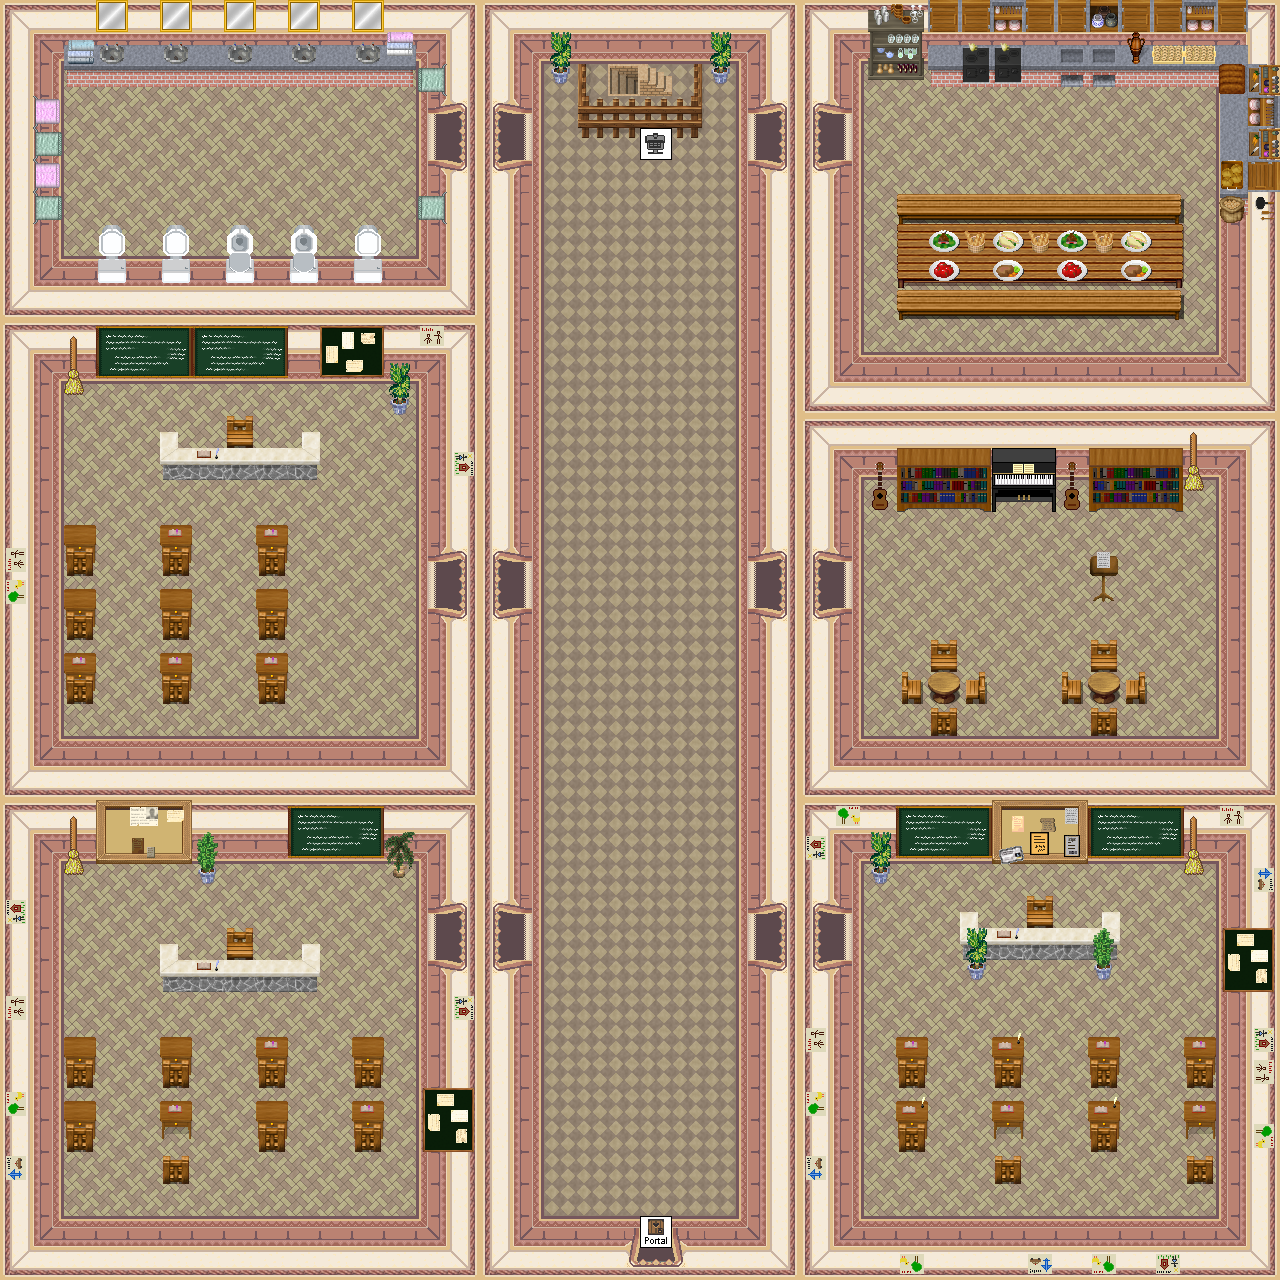

Tiled map render using the project's own tile images. Description and the map definition, with tile-layer contents summarised, below:
An orthogonal 40x40 tile map with 32x32 px tiles, 6 tile layers (0_floor, 1_terrain, 2_object, 3_roof, ...), 2 hidden layers not drawn, 43 tilesets.

<map version="1.0" tiledversion="1.1.6" orientation="orthogonal" renderorder="right-down" width="40" height="40" tilewidth="32" tileheight="32" infinite="0" nextobjectid="1">
 <tileset firstgid="1" name="logic/collision" tilewidth="32" tileheight="32" tilecount="1" columns="1">
  <image source="../../tileset/logic/collision.png" width="32" height="32" />
 </tileset>
 <tileset firstgid="2" name="wall" tilewidth="32" tileheight="32" tilecount="16" columns="2">
  <image source="../../tileset/building/wall/int_wall_pale.png" width="64" height="256" />
 </tileset>
 <tileset firstgid="18" name="wall2" tilewidth="32" tileheight="32" tilecount="20" columns="2">
  <image source="../../tileset/building/wall/int_wall_purple.png" width="64" height="320" />
 </tileset>
 <tileset firstgid="38" name="entrance" tilewidth="32" tileheight="32" tilecount="36" columns="9">
  <image source="../../tileset/building/entrance/pale_red_ns.png" width="288" height="128" />
 </tileset>
 <tileset firstgid="74" name="entrance details" tilewidth="32" tileheight="32" tilecount="6" columns="3">
  <image source="../../tileset/building/entrance/detail_ns.png" width="96" height="64" />
 </tileset>
 <tileset firstgid="80" name="pale_red_ew" tilewidth="32" tileheight="32" tilecount="48" columns="8">
  <image source="../../tileset/building/entrance/pale_red_ew.png" width="256" height="192" />
 </tileset>
 <tileset firstgid="128" name="detail_ew" tilewidth="32" tileheight="32" tilecount="6" columns="2">
  <image source="../../tileset/building/entrance/detail_ew.png" width="64" height="96" />
 </tileset>
 <tileset firstgid="134" name="brown_paving" tilewidth="32" tileheight="32" tilecount="2" columns="2">
  <image source="../../tileset/ground/brown_paving.png" width="64" height="32" />
 </tileset>
 <tileset firstgid="136" name="black_board" tilewidth="32" tileheight="32" tilecount="6" columns="3">
  <image source="../../tileset/item/black_board.png" width="96" height="64" />
 </tileset>
 <tileset firstgid="142" name="bulletin_board" tilewidth="32" tileheight="32" tilecount="9" columns="3">
  <image source="../../tileset/item/bulletin_board.png" width="96" height="96" />
 </tileset>
 <tileset firstgid="151" name="brush" tilewidth="32" tileheight="32" tilecount="3" columns="1">
  <image source="../../tileset/item/brush.png" width="32" height="96" />
 </tileset>
 <tileset firstgid="154" name="note_board" tilewidth="32" tileheight="32" tilecount="8" columns="2">
  <image source="../../tileset/item/documents/note_board.png" width="64" height="128" />
 </tileset>
 <tileset firstgid="162" name="books" tilewidth="32" tileheight="32" tilecount="4" columns="2">
  <image source="../../tileset/item/documents/books.png" width="64" height="64" />
 </tileset>
 <tileset firstgid="166" name="toilet" tilewidth="32" tileheight="32" tilecount="12" columns="3">
  <image source="../../tileset/furniture/bathroom/toilet.png" width="96" height="128" />
 </tileset>
 <tileset firstgid="178" name="basin" tilewidth="32" tileheight="32" tilecount="3" columns="3">
  <image source="../../tileset/furniture/bathroom/basin.png" width="96" height="32" />
 </tileset>
 <tileset firstgid="181" name="small_2" tilewidth="32" tileheight="32" tilecount="4" columns="2">
  <image source="../../tileset/furniture/picture/small_2.png" width="64" height="64" />
 </tileset>
 <tileset firstgid="185" name="stone_desk" tilewidth="32" tileheight="32" tilecount="16" columns="4">
  <image source="../../tileset/furniture/table/stone_desk.png" width="128" height="128" />
 </tileset>
 <tileset firstgid="201" name="desk" tilewidth="32" tileheight="32" tilecount="4" columns="2">
  <image source="../../tileset/furniture/table/desk.png" width="64" height="64" />
 </tileset>
 <tileset firstgid="205" name="cabinets" tilewidth="32" tileheight="32" tilecount="44" columns="4">
  <image source="../../tileset/furniture/kitchen/cabinets.png" width="128" height="352" />
 </tileset>
 <tileset firstgid="249" name="piano" tilewidth="32" tileheight="32" tilecount="4" columns="2">
  <image source="../../tileset/furniture/other/piano.png" width="64" height="64" />
 </tileset>
 <tileset firstgid="253" name="pedestal" tilewidth="32" tileheight="32" tilecount="2" columns="1">
  <image source="../../tileset/furniture/other/pedestal.png" width="32" height="64" />
 </tileset>
 <tileset firstgid="255" name="towels" tilewidth="32" tileheight="32" tilecount="24" columns="6">
  <image source="../../tileset/item/textile/towels.png" width="192" height="128" />
 </tileset>
 <tileset firstgid="279" name="bread" tilewidth="32" tileheight="32" tilecount="4" columns="4">
  <image source="../../tileset/item/food/bread.png" width="128" height="32" />
 </tileset>
 <tileset firstgid="283" name="bench" tilewidth="32" tileheight="32" tilecount="3" columns="3">
  <image source="../../tileset/furniture/table/bench.png" width="96" height="32" />
 </tileset>
 <tileset firstgid="286" name="wooden_rectangular" tilewidth="32" tileheight="32" tilecount="9" columns="3">
  <image source="../../tileset/furniture/table/wooden_rectangular.png" width="96" height="96" />
 </tileset>
 <tileset firstgid="295" name="meals_2" tilewidth="32" tileheight="32" tilecount="2" columns="1">
  <image source="../../tileset/item/food/meals_2.png" width="32" height="64" />
 </tileset>
 <tileset firstgid="297" name="meals_1" tilewidth="32" tileheight="32" tilecount="2" columns="2">
  <image source="../../tileset/item/food/meals_1.png" width="64" height="32" />
 </tileset>
 <tileset firstgid="299" name="food_preparation_2" tilewidth="32" tileheight="32" tilecount="4" columns="2">
  <image source="../../tileset/item/household/food_preparation_2.png" width="64" height="64" />
 </tileset>
 <tileset firstgid="303" name="item_shelf" tilewidth="32" tileheight="32" tilecount="6" columns="2">
  <image source="../../tileset/furniture/shelve/item_shelf.png" width="64" height="96" />
 </tileset>
 <tileset firstgid="309" name="green_bookshelf" tilewidth="32" tileheight="32" tilecount="6" columns="2">
  <image source="../../tileset/furniture/shelve/green_bookshelf.png" width="64" height="96" />
 </tileset>
 <tileset firstgid="315" name="dark_bookshelf_2" tilewidth="32" tileheight="32" tilecount="6" columns="3">
  <image source="../../tileset/furniture/shelve/dark_bookshelf_2.png" width="96" height="64" />
 </tileset>
 <tileset firstgid="321" name="wooden" tilewidth="32" tileheight="32" tilecount="1" columns="1">
  <image source="../../tileset/furniture/table/wooden.png" width="32" height="32" />
 </tileset>
 <tileset firstgid="322" name="wooden" tilewidth="32" tileheight="32" tilecount="5" columns="5">
  <image source="../../tileset/furniture/chair/wooden.png" width="160" height="32" />
 </tileset>
 <tileset firstgid="327" name="bulletin_board_items" tilewidth="32" tileheight="32" tilecount="96" columns="12">
  <image source="../../tileset/item/bulletin_board_items.png" width="384" height="256" />
 </tileset>
 <tileset firstgid="423" name="dark_stairs" tilewidth="32" tileheight="32" tilecount="2" columns="1">
  <image source="../../tileset/building/stairs/dark_stairs.png" width="32" height="64" />
 </tileset>
 <tileset firstgid="425" name="notes2" tilewidth="32" tileheight="32" tilecount="4" columns="2">
  <image source="../../tileset/item/documents/notes2.png" width="64" height="64" />
 </tileset>
 <tileset firstgid="429" name="ukulele" tilewidth="32" tileheight="32" tilecount="16" columns="4">
  <image source="../../tileset/item/instrument/ukulele.png" width="128" height="128" />
 </tileset>
 <tileset firstgid="445" name="pot_plant_1" tilewidth="32" tileheight="32" tilecount="12" columns="6">
  <image source="../../tileset/plant/indoor/pot_plant_1.png" width="192" height="64" />
 </tileset>
 <tileset firstgid="457" name="item/documents/kids_art_2" tilewidth="32" tileheight="32" tilecount="16" columns="4">
  <image source="../../tileset/item/documents/kids_art_2.png" width="128" height="128" />
 </tileset>
 <tileset firstgid="473" name="logic/portal" tilewidth="32" tileheight="32" tilecount="16" columns="8">
  <image source="../../tileset/logic/portal.png" width="256" height="64" />
 </tileset>
 <tileset firstgid="489" name="logic/item/sign" tilewidth="32" tileheight="32" tilecount="1" columns="1">
  <image source="../../tileset/logic/item/sign.png" width="32" height="32" />
 </tileset>
 <tileset firstgid="490" name="building/decoration/chimney_big" tilewidth="32" tileheight="32" tilecount="2" columns="1">
  <image source="../../tileset/building/decoration/chimney_big.png" width="32" height="64" />
 </tileset>
 <tileset firstgid="492" name="building/fence/wooden_brown_fence" tilewidth="32" tileheight="32" tilecount="42" columns="7">
  <image source="../../tileset/building/fence/wooden_brown_fence.png" width="224" height="192" />
 </tileset>
 <layer name="0_floor" width="40" height="40">
  <data>[1600 cells, 1600 non-empty, 36 distinct tile ids]</data>
 </layer>
 <layer name="1_terrain" width="40" height="40">
  <data>[1600 cells, 324 non-empty, 116 distinct tile ids]</data>
 </layer>
 <layer name="2_object" width="40" height="40">
  <data>[1600 cells, 90 non-empty, 34 distinct tile ids]</data>
 </layer>
 <layer name="3_roof" width="40" height="40">
  <data>[1600 cells, 46 non-empty, 12 distinct tile ids]</data>
 </layer>
 <layer name="4_roof_add" width="40" height="40">
  <data>[1600 cells, 1 non-empty, 1 distinct tile ids]</data>
 </layer>
 <layer name="objects" width="40" height="40">
  <data>[1600 cells, 2 non-empty, 2 distinct tile ids]</data>
 </layer>
 <layer name="collision" width="40" height="40" visible="0" opacity="0.46">
  <data>[1600 cells, 809 non-empty, 1 distinct tile ids]</data>
 </layer>
 <layer name="protection" width="40" height="40" visible="0">
  <data>[1600 cells, 0 non-empty, 0 distinct tile ids]</data>
 </layer>
</map>
